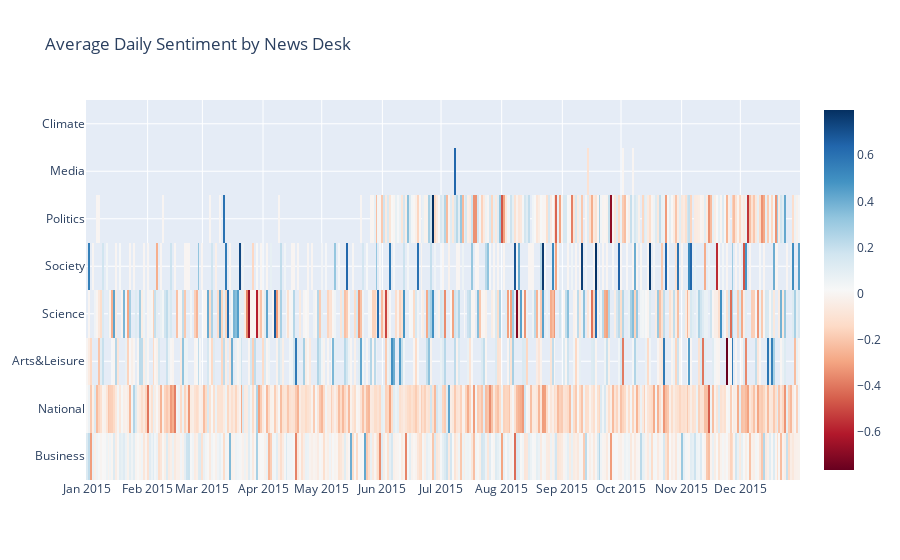

Notebook source saved alongside this figure:
### Code cell
heatmap_data = go.Heatmap(
    z=cal_heatmap_df["avg_score"].loc[
        cal_heatmap_df["date"].apply(lambda dt: dt.year == 2015)
    ],
    x=cal_heatmap_df["date"].loc[
        cal_heatmap_df["date"].apply(lambda dt: dt.year == 2015)
    ],
    y=cal_heatmap_df["news_desk"].loc[
        cal_heatmap_df["date"].apply(lambda dt: dt.year == 2015)
    ],
    colorscale="RdBu",
    reversescale=False,
)
heatmap_layout = {
    "title": "Average Daily Sentiment by News Desk",
    "xaxis_nticks": 12,
    "grid": {"rows": 3, "columns": 1}
}
fig = go.Figure(heatmap_data, heatmap_layout)
fig.show()

### Figure 1 — Plotly figure (JSON) as saved in the notebook; plotly's stock layout.template omitted (floating-point values rounded to 4 significant figures; data arrays with more than 128 entries replaced by an {"elided": "..."} marker saying what was removed)
{"data": [{"colorscale": [[0, "rgb(103,0,31)"], [0.1, "rgb(178,24,43)"], [0.2, "rgb(214,96,77)"], [0.3, "rgb(244,165,130)"], [0.4, "rgb(253,219,199)"], [0.5, "rgb(247,247,247)"], [0.6, "rgb(209,229,240)"], [0.7, "rgb(146,197,222)"], [0.8, "rgb(67,147,195)"], [0.9, "rgb(33,102,172)"], [1, "rgb(5,48,97)"]], "reversescale": false, "type": "heatmap", "x": {"elided": "2920 str values"}, "y": {"elided": "2920 str values"}, "z": {"elided": "2920 float values"}}], "layout": {"autosize": true, "title": {"text": "Average Daily Sentiment by News Desk"}, "xaxis": {"autorange": true, "nticks": 12, "range": ["2014-12-31 12:00", "2015-12-31 12:00"], "type": "date"}, "yaxis": {"autorange": true, "range": [-0.5, 7.5], "type": "category"}}}
